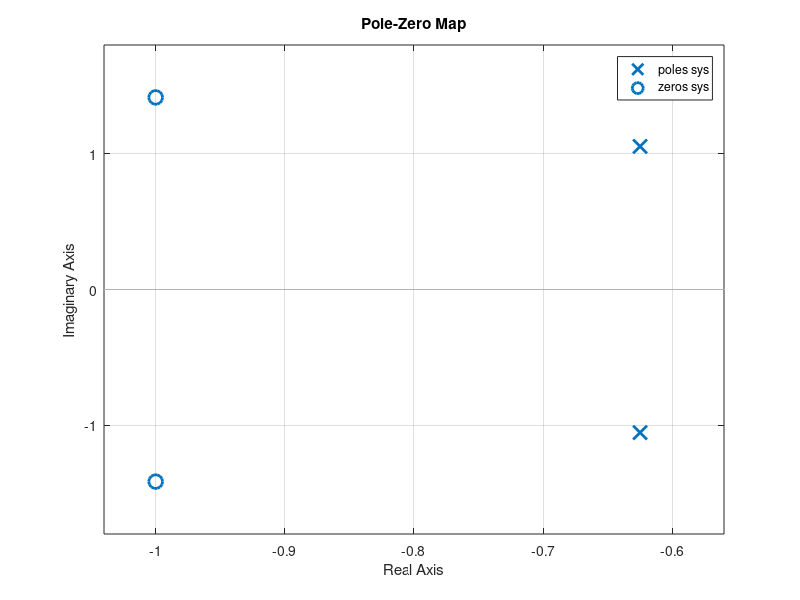

MATLAB code to generate this figure:
%Task: Pole Zero, Roots, Poly, ZPKdata and PZ map of System
clc; close all; clear all;
num=[10 20 30];
den=[40 50 60];
sys=tf(num,den);
poles=pole(sys)
zeros=zero(sys)

poles_using_roots=roots(den)
zeros_using_roots=roots(num)

den_using_poly=poly(poles)
num_using_poly=poly(zeros)

[z,p,k]=zpkdata(sys,'v')
pzmap(sys)